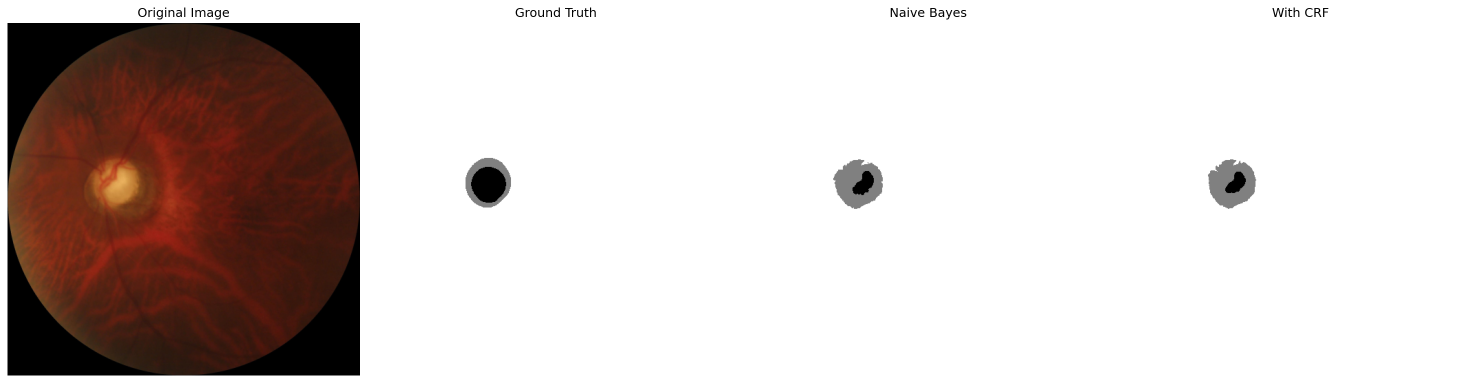
#> input picture CRFOutput/T0001_comparison.png, 2968 x 766 px, given as the content of the folder REFUGE2/Train/REFUGE1-train/Training400/Non-Glaucoma, which was not available (shown at 1/2 size)
$ python ConditionalRandomField.py
#> lines starting #> are read from the running program, lines starting #| are printed output that depends on the picture; pictures that were not available may be replaced by others from this repository, and a replacement may not be noted
##
# @file
# @brief Optic disc and cup segmentation using Naive Bayes classifier with Dense CRF refinement.
#
# This module implements a memory-efficient pipeline for retinal image segmentation that combines
# Naive Bayes classification with Dense Conditional Random Field (CRF) post-processing to segment
# optic disc and cup regions from fundus images.
#
# @author Rishab Ramesh Nair
# @date November 2, 2025

import numpy as np
import cv2
import os
import gc
from sklearn.naive_bayes import GaussianNB
from sklearn.preprocessing import StandardScaler
from sklearn.metrics import accuracy_score
import pydensecrf.densecrf as dcrf
from pydensecrf.utils import unary_from_softmax
import matplotlib.pyplot as plt
from glob import glob


# ============================================================================
# MEMORY OPTIMIZATION FUNCTIONS
# ============================================================================

##
# @brief Resize regular fundus image to reduce memory usage.
#
# Proportionally resizes an image so that its largest dimension does not exceed
# the specified maximum size while maintaining aspect ratio.
#
# @param image Input image array (BGR format).
# @param max_size Maximum dimension size in pixels. Default is 512.
#
# @return Resized image or original image if already within size limit.
def resize_image(image, max_size=512):
    """Resize regular image (fundus) to reduce memory usage"""
    height, width = image.shape[:2]
    if max(height, width) > max_size:
        scale = max_size / max(height, width)
        new_width = int(width * scale)
        new_height = int(height * scale)
        return cv2.resize(image, (new_width, new_height), interpolation=cv2.INTER_AREA)
    return image


##
# @brief Resize segmentation mask using nearest neighbor interpolation.
#
# Resizes a mask image while preserving discrete label values by using
# nearest neighbor interpolation instead of bilinear or bicubic methods.
#
# @param mask Input mask array with discrete labels.
# @param max_size Maximum dimension size in pixels. Default is 512.
#
# @return Resized mask or original mask if already within size limit.
def resize_mask(mask, max_size=512):
    """Resize mask using nearest neighbor to preserve discrete labels"""
    height, width = mask.shape[:2]
    if max(height, width) > max_size:
        scale = max_size / max(height, width)
        new_width = int(width * scale)
        new_height = int(height * scale)
        resized = cv2.resize(mask, (new_width, new_height),
                           interpolation=cv2.INTER_NEAREST)
        return resized
    return mask


##
# @brief Remap mask pixel values to standardized label values.
#
# Converts grayscale mask values to exactly three discrete labels:
# 0 (disc), 128 (cup), and 255 (background) based on intensity thresholds.
#
# @param mask Input grayscale mask with arbitrary intensity values.
#
# @return Remapped mask with values in {0, 128, 255}.
def remap_mask_labels(mask):
    """Remap mask values to exactly 0, 128, or 255"""
    output = np.zeros_like(mask)
    output[mask < 64] = 0
    output[(mask >= 64) & (mask < 192)] = 128
    output[mask >= 192] = 255
    return output


# ============================================================================
# FEATURE EXTRACTION
# ============================================================================

##
# @brief Extract color and spatial features from fundus image.
#
# Extracts pixel-wise features including RGB/HSV color information and
# normalized spatial coordinates for training or prediction.
#
# @param image Input fundus image (BGR format).
# @param normalize_coords If True, normalize coordinates to [0,1] range. Default is True.
# @param use_both_colorspaces If True, extract both RGB and HSV features. Default is True.
#
# @return Feature array of shape (height*width, n_features) where n_features is
#         8 (RGB + HSV + x + y) or 5 (RGB + x + y) depending on use_both_colorspaces.
def extract_features_with_coords(image, normalize_coords=True, use_both_colorspaces=True):
    """Extract color and spatial features from fundus image"""
    height, width = image.shape[:2]

    # Extract RGB features
    image_rgb = cv2.cvtColor(image, cv2.COLOR_BGR2RGB)
    rgb_features = image_rgb.reshape(-1, 3)

    if use_both_colorspaces:
        # Extract HSV features
        image_hsv = cv2.cvtColor(image, cv2.COLOR_BGR2HSV)
        hsv_features = image_hsv.reshape(-1, 3)
        color_features = np.hstack([rgb_features, hsv_features])
    else:
        color_features = rgb_features

    # Create coordinate grids
    if normalize_coords:
        y_coords, x_coords = np.meshgrid(
            np.linspace(0, 1, height),
            np.linspace(0, 1, width),
            indexing='ij'
        )
    else:
        y_coords, x_coords = np.meshgrid(
            range(height), range(width), indexing='ij'
        )

    x_features = x_coords.flatten().reshape(-1, 1)
    y_features = y_coords.flatten().reshape(-1, 1)

    # Combine all features
    all_features = np.hstack([color_features, x_features, y_features])

    return all_features


# ============================================================================
# MEMORY-EFFICIENT TRAINING
# ============================================================================

##
# @brief Train Naive Bayes classifier using batch processing for memory efficiency.
#
# Trains a Gaussian Naive Bayes classifier on fundus images and their segmentation
# masks using incremental learning with batch processing to reduce memory usage.
#
# @param fundus_files List of file paths to training fundus images.
# @param mask_files List of file paths to corresponding segmentation masks.
# @param use_both_colorspaces If True, use both RGB and HSV color spaces. Default is True.
# @param batch_size Number of images to process per batch. Default is 5.
# @param max_size Maximum image dimension for resizing. Default is 512.
#
# @return Tuple of (trained_classifier, fitted_scaler) where classifier is GaussianNB
#         and scaler is StandardScaler for feature normalization.
def train_naive_bayes_memory_efficient(fundus_files, mask_files,
                                       use_both_colorspaces=True,
                                       batch_size=5, max_size=512):
    """Memory-efficient training with batching"""
    print("Training with memory-efficient batching...")
    scaler = StandardScaler()
    clf = GaussianNB()

    n_batches = (len(fundus_files) + batch_size - 1) // batch_size

    for batch_idx in range(n_batches):
        start_idx = batch_idx * batch_size
        end_idx = min(start_idx + batch_size, len(fundus_files))

        print(f"Processing batch {batch_idx + 1}/{n_batches} (images {start_idx+1}-{end_idx})...")

        X_batch = []
        y_batch = []

        for i in range(start_idx, end_idx):
            fundus = cv2.imread(fundus_files[i])
            mask = cv2.imread(mask_files[i], cv2.IMREAD_GRAYSCALE)

            if fundus is None or mask is None:
                print(f"  Warning: Could not load image pair {i+1}")
                continue

            # Resize
            fundus = resize_image(fundus, max_size=max_size)
            mask = resize_mask(mask, max_size=max_size)
            mask = remap_mask_labels(mask)

            # Extract features
            features = extract_features_with_coords(
                fundus,
                normalize_coords=True,
                use_both_colorspaces=use_both_colorspaces
            )
            labels = mask.flatten()

            X_batch.append(features)
            y_batch.append(labels)

            del fundus, mask

        if len(X_batch) == 0:
            continue

        X_batch = np.vstack(X_batch)
        y_batch = np.concatenate(y_batch)

        print(f"  Batch samples: {X_batch.shape[0]}")

        # Partial fit
        if batch_idx == 0:
            X_batch_scaled = scaler.fit_transform(X_batch)
            clf.partial_fit(X_batch_scaled, y_batch, classes=np.array([0, 128, 255]))
        else:
            X_batch_scaled = scaler.transform(X_batch)
            clf.partial_fit(X_batch_scaled, y_batch)

        del X_batch, y_batch, X_batch_scaled
        gc.collect()

    print("Training complete!")
    return clf, scaler


# ============================================================================
# CRF FUNCTIONS
# ============================================================================

##
# @brief Generate probability map from Naive Bayes classifier predictions.
#
# Computes per-pixel class probabilities for all segmentation classes
# using the trained Naive Bayes classifier.
#
# @param clf Trained GaussianNB classifier.
# @param scaler Fitted StandardScaler for feature normalization.
# @param image Input fundus image (BGR format).
# @param use_both_colorspaces If True, use both RGB and HSV features. Default is True.
#
# @return Probability array of shape (n_classes, height, width) with values in [0,1].
def get_probability_map(clf, scaler, image, use_both_colorspaces=True):
    """Get probability map from Naive Bayes classifier"""
    height, width = image.shape[:2]

    features = extract_features_with_coords(
        image,
        normalize_coords=True,
        use_both_colorspaces=use_both_colorspaces
    )

    features_scaled = scaler.transform(features)
    prob = clf.predict_proba(features_scaled)

    n_classes = prob.shape[1]
    prob = prob.T.reshape(n_classes, height, width)

    return prob


##
# @brief Apply Dense Conditional Random Field refinement to probability map.
#
# Refines segmentation predictions using Dense CRF with Gaussian and bilateral
# pairwise potentials to enforce spatial smoothness and edge-aware consistency.
#
# @param image Input RGB image for bilateral filtering.
# @param probabilities Class probability array of shape (n_classes, height, width).
# @param n_iters Number of CRF inference iterations. Default is 5.
# @param sxy_gaussian Gaussian kernel spatial standard deviation. Default is 3.
# @param compat_gaussian Gaussian kernel compatibility weight. Default is 3.
# @param sxy_bilateral Bilateral kernel spatial standard deviation. Default is 80.
# @param srgb_bilateral Bilateral kernel color standard deviation. Default is 13.
# @param compat_bilateral Bilateral kernel compatibility weight. Default is 10.
#
# @return Refined segmentation map of shape (height, width) with integer class labels.
def apply_dense_crf(image, probabilities, n_iters=5,
                    sxy_gaussian=3, compat_gaussian=3,
                    sxy_bilateral=80, srgb_bilateral=13, compat_bilateral=10):
    """Apply Dense CRF refinement"""
    height, width = image.shape[:2]
    n_classes = probabilities.shape[0]

    d = dcrf.DenseCRF2D(width, height, n_classes)

    unary = unary_from_softmax(probabilities)
    unary = np.ascontiguousarray(unary)
    d.setUnaryEnergy(unary)

    d.addPairwiseGaussian(sxy=sxy_gaussian, compat=compat_gaussian,
                          kernel=dcrf.DIAG_KERNEL,
                          normalization=dcrf.NORMALIZE_SYMMETRIC)

    d.addPairwiseBilateral(sxy=sxy_bilateral, srgb=srgb_bilateral,
                          rgbim=image.astype(np.uint8),
                          compat=compat_bilateral,
                          kernel=dcrf.DIAG_KERNEL,
                          normalization=dcrf.NORMALIZE_SYMMETRIC)

    Q = d.inference(n_iters)
    map_result = np.argmax(Q, axis=0).reshape((height, width))

    return map_result


##
# @brief Map CRF integer labels back to original mask values.
#
# Converts class indices from CRF output back to the original grayscale
# mask values (0, 128, 255).
#
# @param crf_output CRF output with integer class labels.
# @param label_mapping Dictionary mapping integer labels to original mask values.
#
# @return Final segmentation mask with original label values.
def map_labels_back(crf_output, label_mapping):
    """Map CRF integer labels back to original mask values"""
    final_mask = np.zeros_like(crf_output, dtype=np.uint8)
    for int_label, orig_value in label_mapping.items():
        final_mask[crf_output == int_label] = orig_value
    return final_mask


##
# @brief Predict segmentation with optional CRF refinement.
#
# Generates segmentation predictions using Naive Bayes classifier and
# optionally applies Dense CRF post-processing for refinement.
#
# @param clf Trained GaussianNB classifier.
# @param scaler Fitted StandardScaler for feature normalization.
# @param test_image Input test fundus image (BGR format).
# @param use_both_colorspaces If True, use both RGB and HSV features. Default is True.
# @param apply_crf If True, apply CRF refinement. Default is True.
# @param crf_params Dictionary of CRF parameters. If None, uses default values.
#
# @return Tuple of (final_mask, naive_bayes_mask) where final_mask is the CRF-refined
#         result (or Naive Bayes result if apply_crf=False) and naive_bayes_mask is
#         the unrefined classifier output.
def predict_with_crf(clf, scaler, test_image, use_both_colorspaces=True,
                     apply_crf=True, crf_params=None):
    """Predict segmentation with optional CRF refinement"""
    probabilities = get_probability_map(clf, scaler, test_image, use_both_colorspaces)

    class_labels = clf.classes_
    int_to_label = {i: label for i, label in enumerate(class_labels)}

    naive_prediction = np.argmax(probabilities, axis=0)
    naive_bayes_mask = map_labels_back(naive_prediction, int_to_label)

    if not apply_crf:
        return naive_bayes_mask, naive_bayes_mask

    print("  Applying Dense CRF refinement...")

    image_rgb = cv2.cvtColor(test_image, cv2.COLOR_BGR2RGB)

    if crf_params is None:
        crf_params = {
            'n_iters': 5,
            'sxy_gaussian': 3,
            'compat_gaussian': 3,
            'sxy_bilateral': 80,
            'srgb_bilateral': 13,
            'compat_bilateral': 10
        }

    crf_output = apply_dense_crf(image_rgb, probabilities, **crf_params)
    final_mask = map_labels_back(crf_output, int_to_label)

    return final_mask, naive_bayes_mask


# ============================================================================
# EVALUATION
# ============================================================================

##
# @brief Calculate Dice coefficient for a specific segmentation class.
#
# Computes the Dice similarity coefficient (F1 score) between predicted
# and ground truth segmentation for a single class label.
#
# @param pred Predicted segmentation mask.
# @param gt Ground truth segmentation mask.
# @param label Class label value to evaluate.
#
# @return Dice coefficient value in range [0, 1] where 1 is perfect overlap.
# [281 lines left out: functions calculate_dice_coefficient, evaluate_segmentation, save_comparison_metrics_as_image, save_summary_metrics_as_image, visualize_crf_comparison, not called in this run]


# ============================================================================
# MAIN PIPELINE
# ============================================================================

##
# @brief Memory-efficient main execution pipeline with CRF refinement.
#
# Executes the complete segmentation pipeline including:
# - Loading and preprocessing training data
# - Training Naive Bayes classifier with batch processing
# - Testing on validation images
# - Applying CRF refinement
# - Computing evaluation metrics
# - Saving visualizations and metric comparisons
#
# @return None. Saves all outputs to the configured OUTPUT_DIR.
def main():
    """Memory-efficient main execution pipeline with CRF"""

    # Configuration
    TRAIN_FUNDUS_DIR = 'REFUGE2\\Train\\REFUGE1-train\\Training400\\Non-Glaucoma'
    TRAIN_MASK_DIR = 'REFUGE2\\Train\\REFUGE1-train\\Disc_Cup_Masks\\Non-Glaucoma'
    TEST_FUNDUS_DIR = 'REFUGE2\\Test\\refuge2-test'
    TEST_MASK_DIR = 'REFUGE2\\Test\\Disc_Mask'
    OUTPUT_DIR = 'CRFOutput'

    USE_BOTH_COLORSPACES = True
    APPLY_CRF = True

    # MEMORY OPTIMIZATION SETTINGS
    MAX_IMAGE_SIZE = 512      # Resize images to max 512x512
    BATCH_SIZE = 10            # Process 3 images at a time
    MAX_TRAIN_IMAGES = 400     # Limit training images
    MAX_TEST_IMAGES = 25      # Limit test images

    # CRF parameters (reduced for memory efficiency)
    CRF_PARAMS = {
        'n_iters': 5,
        'sxy_gaussian': 3,
        'compat_gaussian': 3,
        'sxy_bilateral': 60,
        'srgb_bilateral': 10,
        'compat_bilateral': 10
    }

    os.makedirs(OUTPUT_DIR, exist_ok=True)

    # ========== TRAINING ==========
    print("="*60)
    print("TRAINING PHASE (MEMORY EFFICIENT)")
    print("="*60)

    fundus_files = sorted(glob(os.path.join(TRAIN_FUNDUS_DIR, '*.*')))[:MAX_TRAIN_IMAGES]
    mask_files = sorted(glob(os.path.join(TRAIN_MASK_DIR, '*.*')))[:MAX_TRAIN_IMAGES]

    print(f"Found {len(fundus_files)} training images")

    clf, scaler = train_naive_bayes_memory_efficient(
        fundus_files, mask_files,
        use_both_colorspaces=USE_BOTH_COLORSPACES,
        batch_size=BATCH_SIZE,
        max_size=MAX_IMAGE_SIZE
    )
#> in train_naive_bayes_memory_efficient, fundus is the input picture: shape (766, 2968, 3); mean B, G, R 200.5, 203.1, 212.3
#> in train_naive_bayes_memory_efficient, `mask = cv2.imread(mask_files[i], cv2.IMREAD_GRAYSCALE)`:
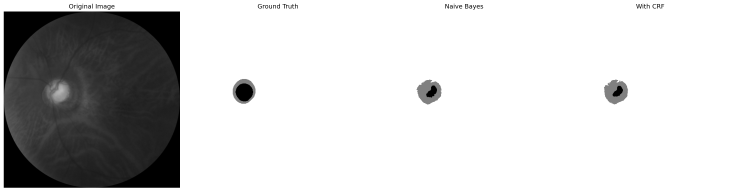
#> mask: shape (766, 2968) (shown at 1/4 size); min 0, max 255, mean 205.5
#> in resize_image, `return cv2.resize(image, (new_width, new_height), interpolation=cv2.IN..`:
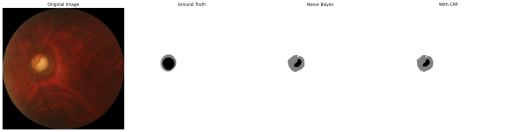
#> returned value: shape (132, 512, 3); mean of channels 0, 1, 2 200.5, 203.1, 212.3; drawn as B, G, R
#> in resize_mask, `resized = cv2.resize(mask, (new_width, new_height), interpolation=cv2...`:
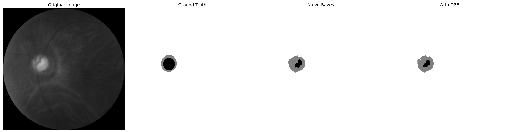
#> resized: shape (132, 512); min 0, max 255, mean 205.2
#> in train_naive_bayes_memory_efficient, `mask = remap_mask_labels(mask)`:
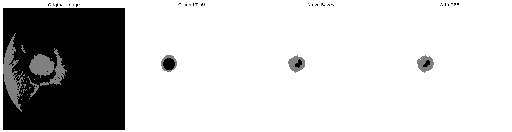
#> mask: shape (132, 512); min 0, max 255, mean 199.8
#|   Batch samples: 67584

    gc.collect()

    # ========== TESTING ==========
    print("\n" + "="*60)
    print("TESTING PHASE WITH CRF REFINEMENT")
    print("="*60)

    test_files = sorted(glob(os.path.join(TEST_FUNDUS_DIR, '*.*')))[:MAX_TEST_IMAGES]
    print(f"Found {len(test_files)} test images")

    metrics_nb = []
    metrics_crf = []

    for i, test_file in enumerate(test_files):
        print(f"\nProcessing test image {i+1}/{len(test_files)}: {os.path.basename(test_file)}")

        test_image = cv2.imread(test_file)
        if test_image is None:
            continue

        # Resize test image
        test_image = resize_image(test_image, max_size=MAX_IMAGE_SIZE)

        # Predict with CRF
        crf_mask, nb_mask = predict_with_crf(
            clf, scaler, test_image,
            use_both_colorspaces=USE_BOTH_COLORSPACES,
            apply_crf=APPLY_CRF,
            crf_params=CRF_PARAMS
        )
#> in predict_with_crf, `naive_prediction = np.argmax(probabilities, axis=0)`:
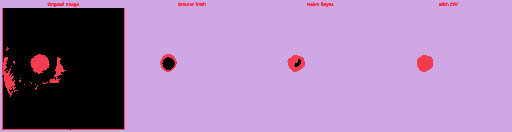
#> naive_prediction: shape (132, 512) int64; 3 distinct labels, from 0 to 2; one colour per label, 0 black
#> in predict_with_crf, `naive_bayes_mask = map_labels_back(naive_prediction, int_to_label)`:
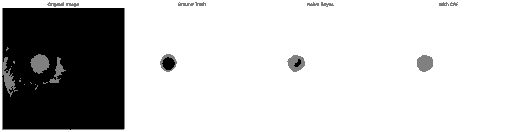
#> naive_bayes_mask: shape (132, 512); min 0, max 255, mean 198.3

        # Evaluate if ground truth exists
        test_basename = os.path.basename(test_file)
        base_name = os.path.splitext(test_basename)[0]
        gt_file = os.path.join(TEST_MASK_DIR, test_basename[:-3]+'png')

        if os.path.exists(gt_file):
            gt_mask = cv2.imread(gt_file, cv2.IMREAD_GRAYSCALE)
            gt_mask = resize_mask(gt_mask, max_size=MAX_IMAGE_SIZE)
            gt_mask = remap_mask_labels(gt_mask)

            # Evaluate both methods
            metrics_nb_img = evaluate_segmentation(nb_mask, gt_mask)
            metrics_crf_img = evaluate_segmentation(crf_mask, gt_mask)

            metrics_nb.append(metrics_nb_img)
            metrics_crf.append(metrics_crf_img)

            print(f"  Naive Bayes - Accuracy: {metrics_nb_img['accuracy']:.4f}, Dice: {metrics_nb_img['dice_mean']:.4f}")
            print(f"  With CRF    - Accuracy: {metrics_crf_img['accuracy']:.4f}, Dice: {metrics_crf_img['dice_mean']:.4f}")
            print(f"  Improvement: {(metrics_crf_img['dice_mean'] - metrics_nb_img['dice_mean']):+.4f}")

            # Save comparison metrics
            comparison_path = os.path.join(OUTPUT_DIR, f"{base_name}_metrics_comparison.png")
            save_comparison_metrics_as_image(metrics_nb_img, metrics_crf_img,
                                            base_name, comparison_path)
        else:
            gt_mask = None
            print("  No ground truth available")

        # Visualize comparison
        viz_path = os.path.join(OUTPUT_DIR, f"{base_name}_comparison.png")
        visualize_crf_comparison(test_image, nb_mask, crf_mask, gt_mask, viz_path)

        # Clear memory
        plt.close('all')
        del test_image, crf_mask, nb_mask
        if gt_mask is not None:
            del gt_mask
        gc.collect()

    # ========== SUMMARY ==========
    if metrics_crf:
        print("\n" + "="*60)
        print("OVERALL COMPARISON")
        print("="*60)

        print("\nNaive Bayes:")
        print(f"  Avg Accuracy: {np.mean([m['accuracy'] for m in metrics_nb]):.4f}")
        print(f"  Avg Dice: {np.mean([m['dice_mean'] for m in metrics_nb]):.4f}")

        print("\nWith CRF Refinement:")
        print(f"  Avg Accuracy: {np.mean([m['accuracy'] for m in metrics_crf]):.4f}")
        print(f"  Avg Dice: {np.mean([m['dice_mean'] for m in metrics_crf]):.4f}")

        improvement = (np.mean([m['dice_mean'] for m in metrics_crf]) -
                      np.mean([m['dice_mean'] for m in metrics_nb]))
        print(f"\nOverall Dice Improvement: {improvement:+.4f}")

        # Save summary metrics
        summary_path = os.path.join(OUTPUT_DIR, "overall_metrics_summary.png")
        save_summary_metrics_as_image(metrics_nb, metrics_crf, summary_path)
        print(f"\nSummary metrics saved to: {summary_path}")

    print("\n" + "="*60)
    print("PROCESSING COMPLETE")
    print(f"Results saved to: {OUTPUT_DIR}")
    print("="*60)


##
# @brief Main entry point for the segmentation pipeline.
#
# Executes the main() function when the script is run directly.
if __name__ == "__main__":
    main()
#> (the call stopped at in apply_dense_crf, `d = dcrf.DenseCRF2D(width, height, n_classes)`: pydensecrf is not available in this run)
